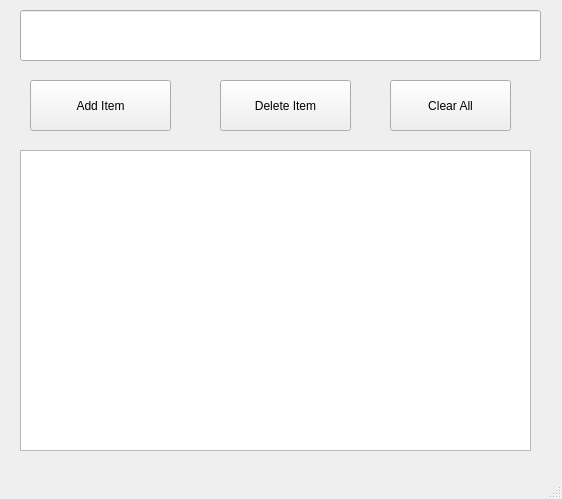
<?xml version="1.0" encoding="UTF-8"?>
<ui version="4.0">
 <class>MainWindow</class>
 <widget class="QMainWindow" name="MainWindow">
  <property name="geometry">
   <rect>
    <x>0</x>
    <y>0</y>
    <width>562</width>
    <height>499</height>
   </rect>
  </property>
  <property name="windowTitle">
   <string>ToDoRo</string>
  </property>
  <widget class="QWidget" name="centralwidget">
   <widget class="QLineEdit" name="add_item_line_edit">
    <property name="geometry">
     <rect>
      <x>20</x>
      <y>10</y>
      <width>521</width>
      <height>51</height>
     </rect>
    </property>
    <property name="font">
     <font>
      <pointsize>12</pointsize>
     </font>
    </property>
    <property name="text">
     <string/>
    </property>
   </widget>
   <widget class="QPushButton" name="add_item_push_button">
    <property name="geometry">
     <rect>
      <x>30</x>
      <y>80</y>
      <width>141</width>
      <height>51</height>
     </rect>
    </property>
    <property name="text">
     <string>Add Item</string>
    </property>
   </widget>
   <widget class="QPushButton" name="delete_item_push_button">
    <property name="geometry">
     <rect>
      <x>220</x>
      <y>80</y>
      <width>131</width>
      <height>51</height>
     </rect>
    </property>
    <property name="text">
     <string>Delete Item</string>
    </property>
   </widget>
   <widget class="QPushButton" name="clear_all_push_button">
    <property name="geometry">
     <rect>
      <x>390</x>
      <y>80</y>
      <width>121</width>
      <height>51</height>
     </rect>
    </property>
    <property name="text">
     <string>Clear All</string>
    </property>
   </widget>
   <widget class="QListWidget" name="todos_list_Widget">
    <property name="geometry">
     <rect>
      <x>20</x>
      <y>150</y>
      <width>511</width>
      <height>301</height>
     </rect>
    </property>
    <property name="font">
     <font>
      <pointsize>12</pointsize>
     </font>
    </property>
   </widget>
  </widget>
  <widget class="QMenuBar" name="menubar">
   <property name="geometry">
    <rect>
     <x>0</x>
     <y>0</y>
     <width>562</width>
     <height>21</height>
    </rect>
   </property>
  </widget>
  <widget class="QStatusBar" name="statusbar"/>
 </widget>
 <resources/>
 <connections/>
</ui>
